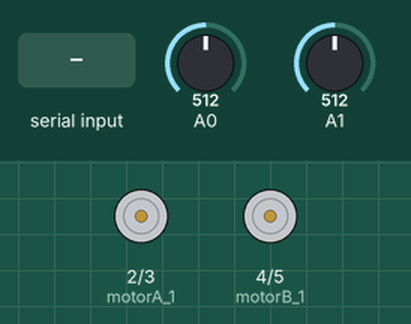
Simulated run of this sketch. Board: Arduino Uno, built with avr-gcc and run on an emulated ATmega328P. On the bench: motor-driver pin pairs drawn as motors (green arrow = first pin HIGH = forward, orange = second pin HIGH = backward, longer = more drive). The inputs (shaded band) are chosen by the test bench; at power-on: A0 = 512, A1 = 512. What the sketch prints to the serial monitor is not drawn.

Above: at 1.2 s.
1.3 s: "0\n" received over Serial
At 3.7 s:
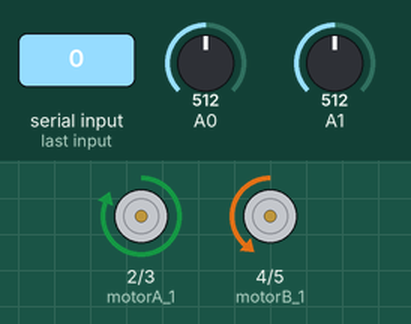
4.3 s: "90,45,200\n" received over Serial
At 5.5 s:
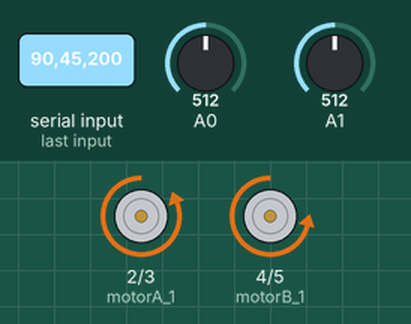
5.8 s: "30,150,10\n" received over Serial
At 6.8 s:
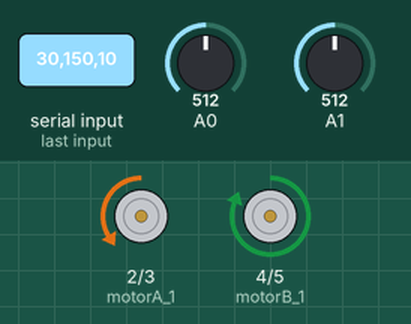
7.3 s: "90,45\n" received over Serial
At 8.7 s:
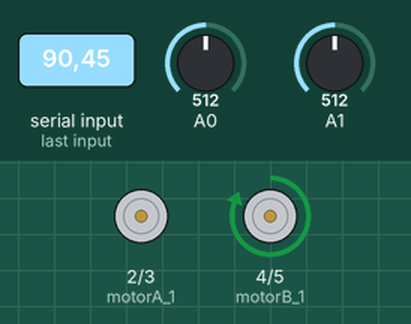
9.8 s: "30,150\n" received over Serial
At 11.8 s:
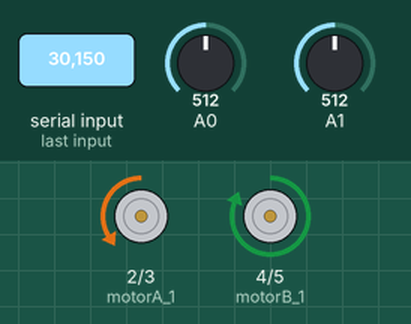
12.2 s: "1,90,45\n" received over Serial
At 12.9 s:
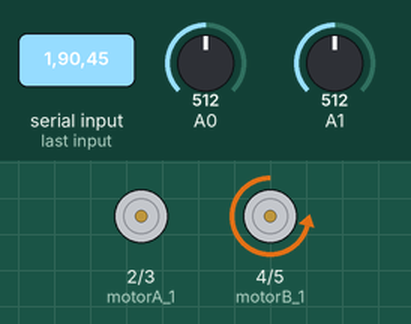
Timing chart, 0 to 14.7 s (numbered marks = the images above; inputs shaded):
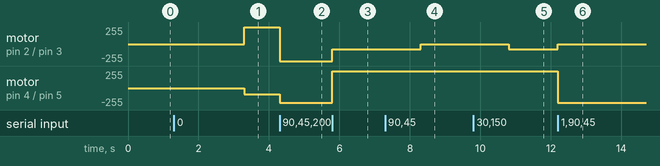

The sketch:

Motor_Arm.ino
```cpp
//Digital pins
int motorA_1 = 2;
int motorA_2 = 3;
int motorB_1 = 4;
int motorB_2 = 5;

//Motor states
int motorA = 0; //0 = Brake
int motorB = 0; //1 = Forward
                //2 = Backward
int pwmA = 0;
int pwmB = 0;

int currentA = 0;
int currentB = 0;

//Maths
int deadzone = 10;
int xJoy = 50;
int yJoy = 50;
int zJoy = 50;
float x = 0;
float y = 0;
float z = 0;
float theta = 0;
float magnitude = 0;
float pi = 3.141592;

int counter = 0;

void updateHbridge()
{
    switch (motorA)
    {
        case 0:
        analogWrite(motorA_1, 0);
        analogWrite(motorA_2, 0);
        Serial.println("0,0");
        break;
        case 1:
        analogWrite(motorA_1, 0);
        analogWrite(motorA_2, pwmA);
        Serial.println("0," + String(pwmA));
        break;
        case 2:
        analogWrite(motorA_1, pwmA);
        analogWrite(motorA_2, 0);
        Serial.println(String(pwmA) + ",0");
        break;
    }

    switch (motorB)
    {
        case 0:
        analogWrite(motorB_1, 0);
        analogWrite(motorB_2, 0);
        break;
        case 1:
        analogWrite(motorB_1, 0);
        analogWrite(motorB_2, pwmB);
        break;
        case 2:
        analogWrite(motorB_1, pwmB);
        analogWrite(motorB_2, 0);
        break;
    }

    currentA = analogRead(A0);
    currentB = analogRead(A1);

    //Serial.println(String(currentA) + "," + String(currentB));

}

void serialFlush()
{
  while(Serial.available()>0) Serial.read();
  //Flushes any other values in the buffer received from the xbee after the first four
}

void setup()
{
    pinMode(motorA_1, OUTPUT);
    pinMode(motorA_2, OUTPUT);
    pinMode(motorB_1, OUTPUT);
    pinMode(motorB_2, OUTPUT);

    Serial.begin(115200);
}

void axisDead(int zone)
{
    if (xJoy > (50 - zone) && xJoy < (50 + zone)){xJoy = 50;}
    if (yJoy > (50 - zone) && yJoy < (50 + zone)){yJoy = 50;}
    if (zJoy > (50 - zone) && zJoy < (50 + zone)){zJoy = 50;}
}


void loop()
{
    //pwmA = 15;
    //pwmB = 15;

    //xJoy = 50;
    //yJoy = 50;
    //zJoy = 50;
    //x = 0;
    //y = 0;
    //z = 0;
    theta = 0;
    magnitude = 0;

    while(Serial.available() > 0) //when there's information being received through serial go into this loop
    {
        xJoy = Serial.parseInt(); //takes each value seperated by the commas and defines them to the four different values
        yJoy = Serial.parseInt();
        zJoy = Serial.parseInt();
        //Serial.println("=========" + String(xJoy) + "," + String(yJoy) + "," + String(zJoy));
        serialFlush(); //flushes any other values in the buffer
    }
    //axisDead(deadzone);
    //theta = atan(y/x) * (180.0f/pi);
    int base_val = 95;
    float ax_val = Map(xJoy, 0, 100, -base_val, base_val);
    float bx_val = -ax_val;
    float ay_val = Map(yJoy, 0, 100, -base_val, base_val);
    float by_val = -ay_val;
    float az_val = Map(zJoy, 0, 100, -base_val, base_val);
    float bz_val = az_val;

    int a_val = ax_val + ay_val + az_val;
    int b_val = bx_val + by_val + bz_val;

    /*Serial.print(String(ax_val) + "," + String(ay_val) + "," + String(az_val));
    Serial.print(",");
    Serial.print(String(bx_val) + "," + String(by_val) + "," + String(bz_val));
    Serial.print("\n");*/
    if (a_val > 255){a_val = 255;}
    if (a_val < -255){a_val = -255;}
    if (b_val > 255){b_val = 255;}
    if (b_val < -255){b_val = -255;}
    //Hbridge mode notes.
    //0 = Brake
    //1 = Forward
    //2 = Backward
    //motorA, motorB
    //pwmA, pwmB

    counter += 1;
    if (counter > 100)
    {
        counter = 0;
        //Serial.println(String(ax_val) + "," + String(bx_val));
    }

    if (a_val < 5 && a_val > -5)
    {
        motorA = 0;
        pwmA = 0;
    }
    if (a_val >= 5)
    {
        motorA = 1;
        pwmA = a_val;
    }
    if (a_val <= -5)
    {
        motorA = 2;
        pwmA = -a_val;
    }

    if (b_val < 5 && b_val > -5)
    {
        motorB = 0;
        pwmB = 0;
    }
    if (b_val >= 5)
    {
        motorB = 1;
        pwmB = b_val;
    }
    if (b_val <= -5)
    {
        motorB = 2;
        pwmB = -b_val;
    }

    //Serial.println(String(pwmA) + "," + String(pwmB) + "|" + String(motorA) + "," + String(motorB));

    updateHbridge();
}

float Map(float x, float in_min, float in_max, float out_min, float out_max)
{
  return (x - in_min) * (out_max - out_min) / (in_max - in_min) + out_min;
}
```

Measured:
- after the input at 1.3 s, motor on pin 2 (motorA_1) / pin 3 (motorA_2): stopped → forward 255/255 after 2.0 s; motor on pin 4 (motorB_1) / pin 5 (motorB_2): stopped → backward 95/255 after 2.0 s
- after the input at 4.3 s, motor on pin 2 (motorA_1) / pin 3 (motorA_2): forward 255/255 → backward 255/255 at once; motor on pin 4 (motorB_1) / pin 5 (motorB_2): backward 95/255 → backward 218/255 at once
- after the input at 5.8 s, motor on pin 2 (motorA_1) / pin 3 (motorA_2): backward 255/255 → backward 76/255 at once; motor on pin 4 (motorB_1) / pin 5 (motorB_2): backward 218/255 → forward 255/255 at once
- after the input at 7.3 s, motor on pin 2 (motorA_1) / pin 3 (motorA_2): backward 76/255 → stopped after 1.0 s
- after the input at 9.8 s, motor on pin 2 (motorA_1) / pin 3 (motorA_2): stopped → backward 76/255 after 1.0 s
- after the input at 12.2 s, motor on pin 2 (motorA_1) / pin 3 (motorA_2): backward 76/255 → stopped at once; motor on pin 4 (motorB_1) / pin 5 (motorB_2): forward 255/255 → backward 218/255 at once
